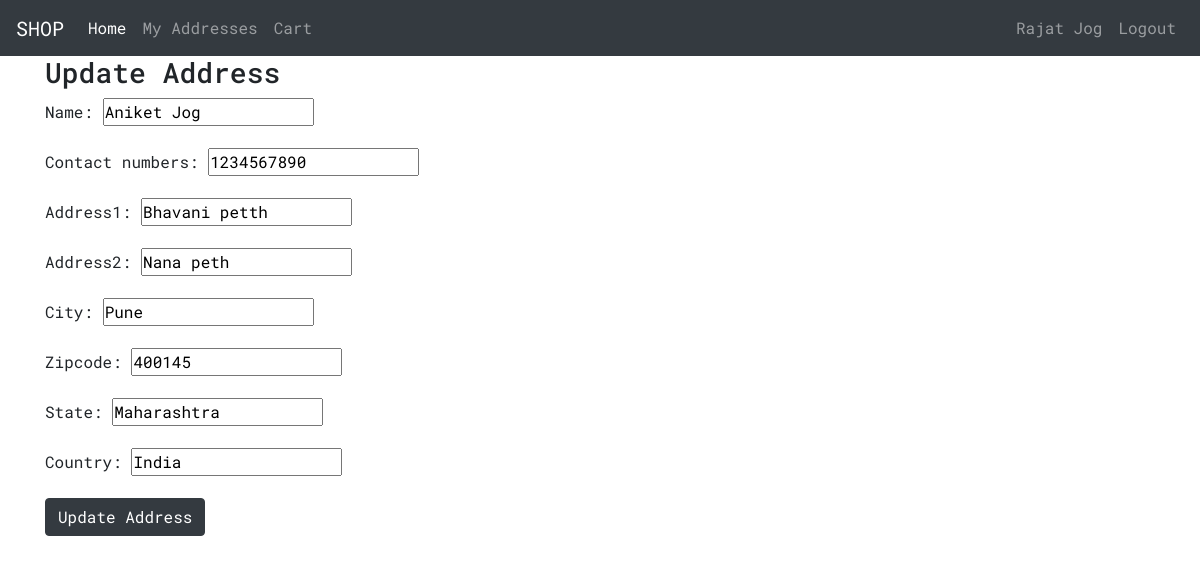
Page /address_list/2/ (signed in) on the committed database.
### user/models.py (models this page shows, shortened)
class User(AbstractBaseUser):
    email           = models.EmailField(verbose_name=r'Email Address', unique=True)
    first_name      = models.CharField(max_length=60)
    last_name       = models.CharField(max_length=60)
    admin           = models.BooleanField(default=False)
    staff           = models.BooleanField(default=False)
    active          = models.BooleanField(default=True)
    USERNAME_FIELD  = 'email'
    REQUIRED_FIELDS = ['first_name', 'last_name']
    objects = UserManager()
    def get_name(self):
        return " ".join([self.first_name, self.last_name])
    @property
    def is_active(self):
        return self.active

### address/models.py (models this page shows, shortened)
class Address(models.Model):
    user = models.ForeignKey(User, on_delete=models.CASCADE, related_name='address')
    name = models.CharField(max_length=50)
    contact_numbers = models.CharField(max_length=12)
    address1 = models.CharField(max_length=100)
    address2 = models.CharField(max_length=100)
    city = models.CharField(max_length=50)
    zipcode = models.CharField(max_length=12)
    state = models.CharField(max_length=50)
    country = models.CharField(max_length=50)

### address/views.py (the view, shortened to what this page needs)
# urls.py: path('address_list/<int:id>/', views.address_update, name='address_update'),
@login_required(login_url=('user:login'))
def address_update(request, id):
    address = get_object_or_404(Address, id=id)
    form = AddressForm(instance=address)
    context = {'form': form}
    return render(request, 'address/address_update.html', context)

### address/forms.py
class AddressForm(forms.ModelForm):
    class Meta:
        model = Address
        exclude = ('user',)

### address/templates/address/address_update.html (shortened to what this page needs)
{% extends 'base.html' %}
{% block content %}
    <h3>Update Address</h3>
    <form method="post">
        {{ form.as_p }}
        <input type="submit" value="Update Address" class="btn btn-dark">
    </form>
{% endblock content %}

### user/templates/navbar.html (shortened to what this page needs)
<nav class="navbar navbar-expand-lg navbar-dark bg-dark">
    <a class="navbar-brand" href="#">SHOP</a>
    <div class="collapse navbar-collapse" id="navbarTogglerDemo03">
        <ul class="navbar-nav mr-auto mt-2 mt-lg-0">
            <li class="nav-item active">
                <a class="nav-link" href="{% url 'product:product_list' %}">Home </a>
            </li>
            <li class="nav-item">
                <a class="nav-link" href="{% url 'address:address_list' %}">My Addresses</a>
            </li>
            <li class="nav-item">
                <a href="{% url 'cart:cart'%}" class="nav-link">
                    Cart
                </a>
            </li>
        </ul>
    <ul class="navbar-nav my-2 my-lg-0">
        {% if request.user.is_authenticated %}
            {% if request.user.role.role == 10 %}
                <li class="nav-item"><a href="{% url 'user:customer' %}" class="nav-link">{{ request.user.get_name }}</a></li>
            {% elif request.user.role.role == 20 %}
                <li class="nav-item"><a href="{% url 'user:vendor' %}" class="nav-link">{{ request.user.get_name }}</a></li>
            {% endif %}
            <li class="nav-item"><a href="{% url 'user:logout' %}" class="nav-link">Logout</a></li>
        {% else %}
            <li class="nav-item"><a href="{% url 'user:login' %}" class="nav-link">Login</a></li>
            <li class="nav-item"><a href="{% url 'user:register' %}" class="nav-link">Sign up</a></li>
        {% endif %}
    </ul>
    </div>
</nav>

### user/static/css/style.css (style rules this page uses)
* { padding: 0px; margin: 0px; font-family: 'Roboto Mono', monospace !important; }

### rows in the picture
User: user.get_name "Rajat Jog"
Address: name "Aniket Jog", contact_numbers "1234567890", address1 "Bhavani petth", address2 "Nana peth", city "Pune", zipcode "400145", state "Maharashtra", country "India"
